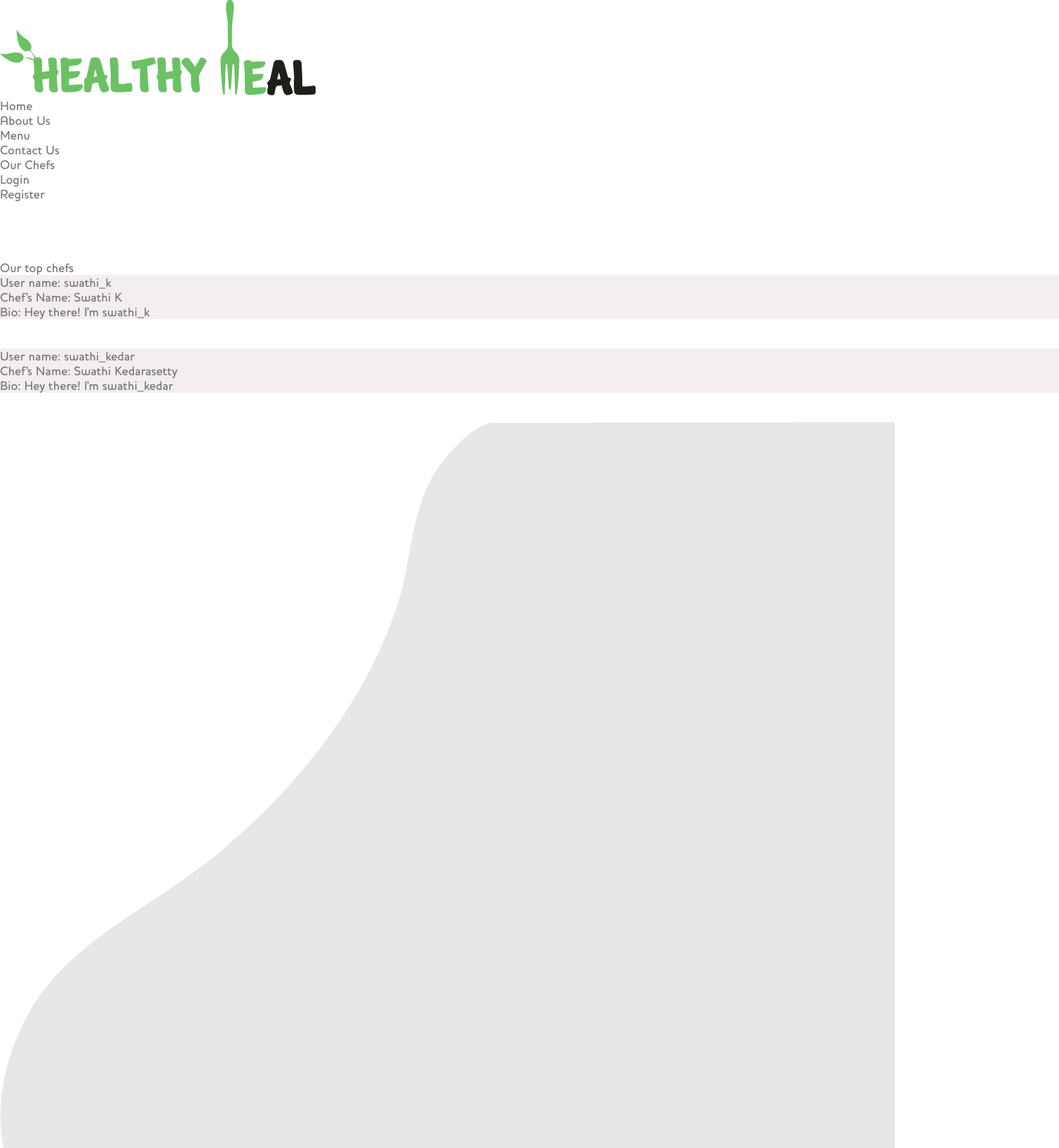
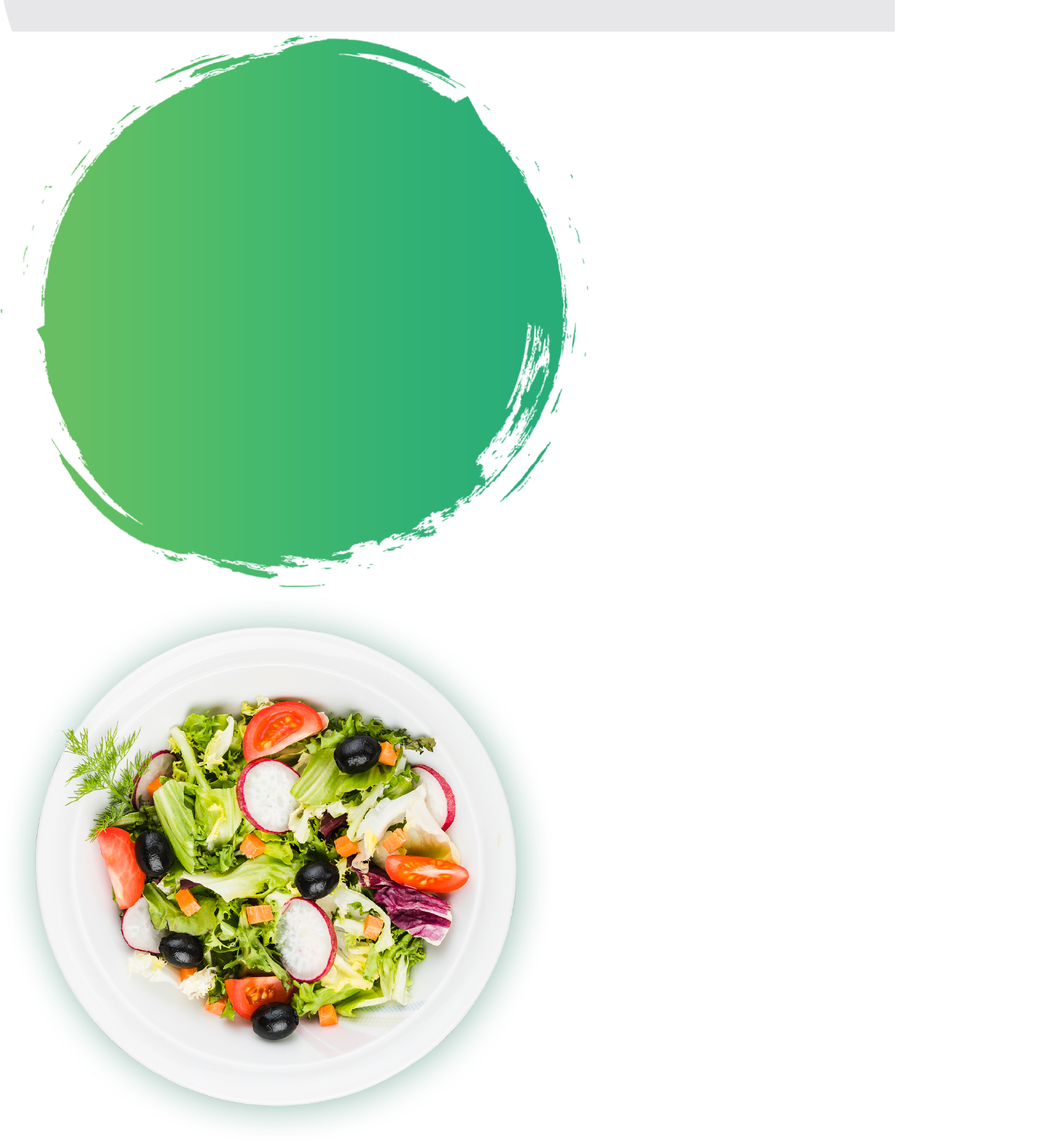
Screenshot of /chef-list/ with the database file from the repository (2 pictures, top to bottom).
### users/models.py (models this page shows)
class User(AbstractUser):
    is_student = models.BooleanField(default=False)
    is_store_owner = models.BooleanField(default=False)

### core/views.py (the view)
# urls.py: path('chef-list/',chef_list, name='chef-list'),
def chef_list(request):
	chefs = AbsUser.objects.filter(is_store_owner=True)
	return render(request, 'core/chef-list.html',context={'chefs':chefs})

### core/templates/core/chef-list.html (shortened to what this page needs)
{% load static %}
<!DOCTYPE html>
<html lang="en" dir="ltr">
  <head>
    <link rel="stylesheet" href="{% static 'blog/home.css' %}">
  </head>
  <body>
<div >
  <a href="{% url 'home' %}"> <img class="home" src="{% static 'blog/images/Asset 18.png' %}" alt="home"> </a>
</div>
<div  class="navigation">
    <ul >
      <li><a href="{% url 'home' %}">Home</a></li>
      <li><a href="{% url 'about' %}">About Us</a></li>
      <li><a href="{% url 'core:menu' %}">Menu</a></li>
      <li><a href="{% url 'contact' %}">Contact Us</a></li>
      <li><a href="{% url 'core:chef-list' %}">Our Chefs</a></li>
      {% if user.is_authenticated %}
                <li><a  href=" {% url 'users:logout' %} ">Logout   </a></li>
                <li><a  href=" {% url 'core:order-summary' %} ">Cart  </a></li>
                <li><a  href="{% url 'users:profile' %} ">Profile  </a></li>
                <li><a href="{% url 'core:product-create' %}"> Sell</a></li>
      {% else %}
                <li><a href=" {% url 'users:login' %} ">Login</a></li>
                <li><a href=" {% url 'users:signup' %} ">Register</a></li>
      {% endif %}
    </ul>
</div>
<br> <br> <br> <br>
<div class="card">
    <div class="card-body">
      <h3 class="text-center">Our top chefs</h3>
      {% for chef in chefs %}
        <div class="card" style="background-color: #f5eeee">
          <div class="card-body">
            <div class="row">
              <div class="col-md-3">
                <h5 class="text-left"> User name: <a href="#">{{ chef.username }} </a> </h5>
                <h5> Chef's Name: {{chef.first_name}} {{chef.last_name}} </h5>
              </div>
              <div class="col-md-9">
                <p> Bio: Hey there! I'm {{chef.username}} </p>
              </div>
            </div>
          </div>
        </div>
        <br> <br>
      {% endfor %}
    </div>
  </div>
<div >
  <img class="rightbase" src="{% static 'blog/images/Asset 20.png' %}" alt="rightbase">
  <img class="greenbase" src="{% static 'blog/images/Asset 19.png' %}" alt="greenbase">
  <img class="dish" src="{% static 'blog/images/Asset 6.png' %}" alt="dish">
</div>
  </body>
</html>

### blog/static/blog/home.css (style rules this page uses)
* { margin: 0; padding: 0; box-sizing: border-box; outline: none; font-family: font_hm; font-weight: 100; text-decoration: none; color: #777; font-size: 18px; scroll-behavior: smooth; -webkit-scroll-behavior: smooth; overflow: hidden; }
html, body { height: 100%; }
body { min-width: 1500px; }

### rows the page displays
User: username "swathi_k", first_name "Swathi", last_name "K"
User: username "swathi_kedar", first_name "Swathi", last_name "Kedarasetty"
